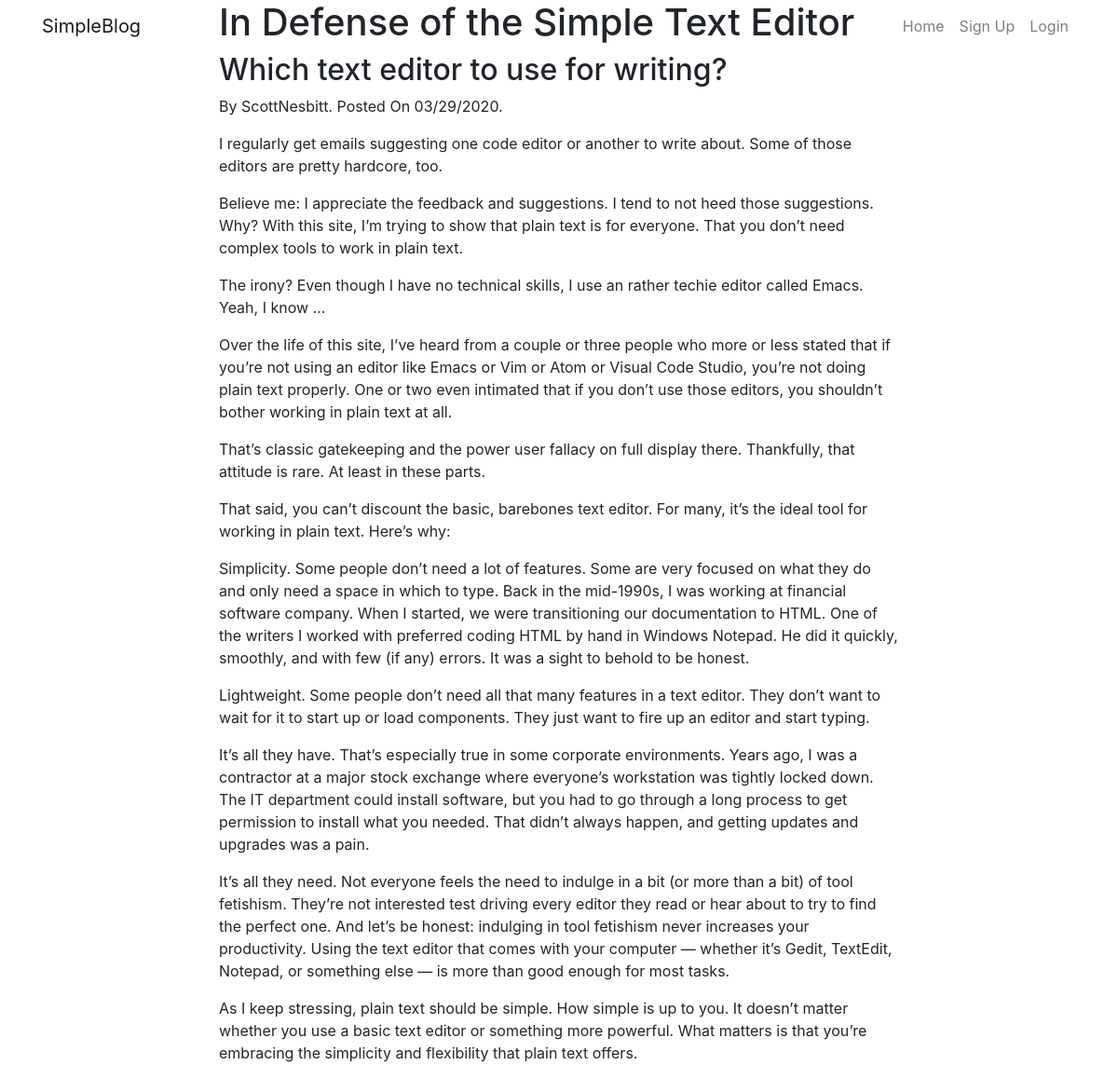
Page /view/3 on the committed database.
### core/models.py (models this page shows)
class BlogEntry(models.Model):
    article = models.CharField(max_length=4000)
    heading = models.CharField(max_length=400)
    subheading = models.CharField(max_length=800, default="")
    author = models.ForeignKey(User, on_delete=models.CASCADE, default=None)
    pubDate = models.DateField("Date Published")

### core/views.py (the view)
# urls.py: path('view/<int:blog_id>', views.view, name='view'),
def view(request, blog_id):
    post = BlogEntry.objects.get(id=blog_id)
    return render(request, "view.html", {"post":post})

### core/templates/view.html (shortened to what this page needs)
{% extends 'base.html' %}
{% block header %}
<div class="container">
  <div class="row">
    <div class="col-lg-8 col-md-10 mx-auto">
      <div class="post-heading">
        <h1>{{post.heading}}</h1>
        <h2 class="subheading">{{post.subheading}}</h2>
        <span class="meta">By {{post.author.username }}. Posted On {{post.pubDate|date:"SHORT_DATE_FORMAT"}}.
        </span>
      </div>
    </div>
  </div>
</div>
{% endblock %}
{% block content %}
<article>
  <div class="container">
    <div class="row">
      <div class="col-lg-8 col-md-10 mx-auto">
        <p>{{post.article|linebreaks}}</p>
      </div>
    </div>
  </div>
</article>
{% endblock %}

### rows in the picture
BlogEntry: heading "In Defense of the Simple Text Editor", subheading "Which text editor to use for writing?", author.username "ScottNesbitt", pubDate "03/29/2020", article "I regularly get emails suggesting one code editor or another to write about. Some of those editors are pretty hardcore, too. Believe me: I appreciate the feedback and suggestions. I tend to not heed those suggestions. Why? With this site, I’m trying to show that plain text is for everyone. That you don’t need complex tools to work in plain text. The irony? Even though I have no technical skills, I use an rather techie editor called Emacs. Yeah, I know … Over the life of this site, I’ve heard from a couple or three people who more or less stated that if you’re not using an editor like Emacs or Vim or Atom or Visual Code Studio, you’re not doing plain text properly. One or two even intimated…"
